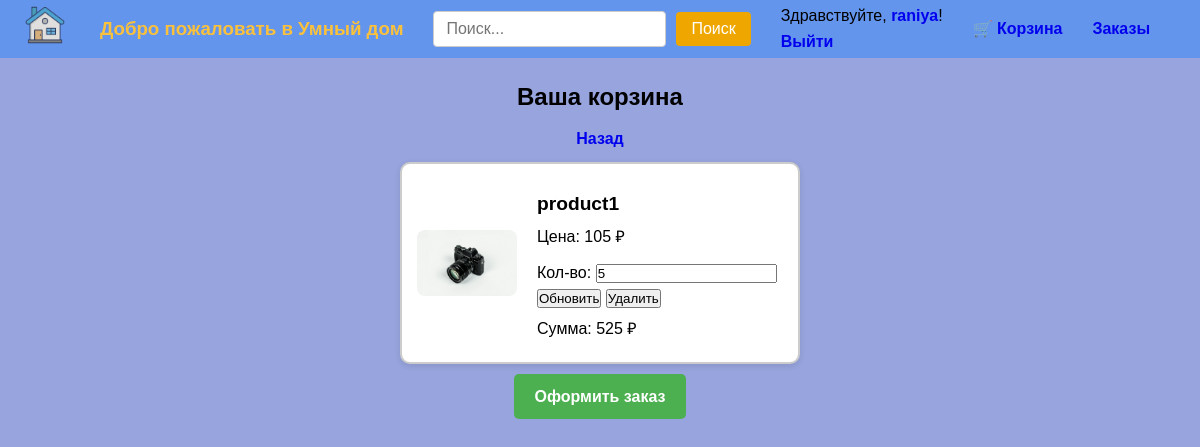
/cart.php (signed in), run on the app's committed database.
### tables this page shows
CREATE TABLE `cart` (
  `id` int UNSIGNED NOT NULL,
  `product_id` int UNSIGNED NOT NULL,
  `user_id` int UNSIGNED NOT NULL,
  `quantity` int NOT NULL,
  `created_at` date NOT NULL
);

CREATE TABLE `product` (
  `id` int UNSIGNED NOT NULL,
  `title` varchar(10) NOT NULL,
  `description` text NOT NULL,
  `price` decimal(10,0) NOT NULL,
  `category_id` int UNSIGNED NOT NULL,
  `image` text
);

### cart.php (the view, shortened to what this page needs)
<?php
require_once 'database/db.php';
$user = $_SESSION['user'] ?? null;
$userId = $user['id'];
$sql = "
    SELECT p.id as product_id, p.title, p.price, p.description, p.image, c.quantity
    FROM cart c
    JOIN product p ON c.product_id = p.id
    WHERE c.user_id = ?
";
$stmt = $pdo->prepare($sql);
$stmt->execute([$userId]);
$cartItems = $stmt->fetchAll(PDO::FETCH_ASSOC);
?>
<!DOCTYPE html>
<html lang="ru">
<head>
    <link rel="stylesheet" href="assets/css/cart.css">
    <link rel="stylesheet" href="assets/css/main.css" />
</head>
<body>
    <?php include 'header.php'; ?>
    <div class="container">
    <h2>Ваша корзина</h2>
    <a href="index.php" class="back">Назад</a>
    <?php if (empty($cartItems)): ?>
        <p>Корзина пуста.</p>
    <?php else: ?>
        <ul>
            <?php foreach ($cartItems as $item): ?>
                <li>
                    <?php if (!empty($item['image'])): ?>
                        <img src="<?= htmlspecialchars($item['image']) ?>" alt="<?= htmlspecialchars($item['title']) ?>">
                    <?php else: ?>
                        <img src="assets/images/no-image.png" alt="Нет изображения">
                    <?php endif; ?>
                    <div class="product-info">
                        <strong><?= htmlspecialchars($item['title']) ?></strong>
                        <p>Цена: <?= $item['price'] ?> ₽</p>
                        <form class="cart-item-form" method="post" action="cart.php">
                            <div class="form-inline">
                                <label for="quantity-<?= $item['product_id'] ?>">Кол-во:</label>
                                <input id="quantity-<?= $item['product_id'] ?>" type="number" name="quantity" value="<?= $item['quantity'] ?>" min="1" />
                                <br><button type="submit" name="update_item">Обновить</button>
                                <button type="submit" name="delete_item">Удалить</button>
                            </div>
                        </form>
                        <p>Сумма: <?= $item['price'] * $item['quantity'] ?> ₽</p>
                    </div>
                </li>
            <?php endforeach; ?>
        </ul>
        <a href="make_order.php" class="btn">Оформить заказ</a>
    <?php endif; ?>
</div>
</body>
</html>

### assets/css/cart.css (style rules this page uses)
.container { display: flex; flex-direction: column; align-items: center; padding: 20px; }
.container h1, a { text-align: center; }
.container ul { list-style: none; padding: 0; margin: 0 auto; display: flex; flex-wrap: wrap; justify-content: center; gap: 20px; max-width: 1200px; }
ul li { border: 2px solid #ccc; border-radius: 10px; padding: 15px; display: flex; align-items: center; background-color: #fff; box-shadow: 0 2px 6px rgba(0,0,0,0.1); width: 400px; gap: 20px; }
.container ul li img { border-radius: 8px; flex-shrink: 0; max-width: 100px; height: auto; }
.container ul li .product-info { display: flex; flex-direction: column; justify-content: flex-start; max-width: 260px; }
.container ul li .product-info p { margin: 5px 0; }
.container ul li .product-info strong { margin-top: 10px; font-size: 1.2em; align-self: flex-start; }
.container a { display: inline-block; margin: 10px 0; text-decoration: none; font-weight: bold; }
.cart-item-form { display: flex; flex-direction: column; align-items: flex-start; gap: 8px; margin-top: 5px; }
.btn { display: inline-block; padding: 10px 20px; background-color: #4CAF50; color: white; text-decoration: none; border-radius: 5px; font-weight: bold; transition: background-color 0.3s ease; cursor: pointer; }

### assets/css/main.css (style rules this page uses)
* { margin: 0; padding: 0; box-sizing: border-box; }
body { font-family: Arial, sans-serif; line-height: 1.6; background-color: #97a4dd; }

### assets/css/header.css (style rules this page uses)
a { text-decoration: none; font-weight: bold; }

### data on the page
cart: product.image (picture), product.title "product1", product.price "105", quantity "5", $item['price'] * $item['quantity'] "525"

### other printed values
$user['username'] "raniya"
